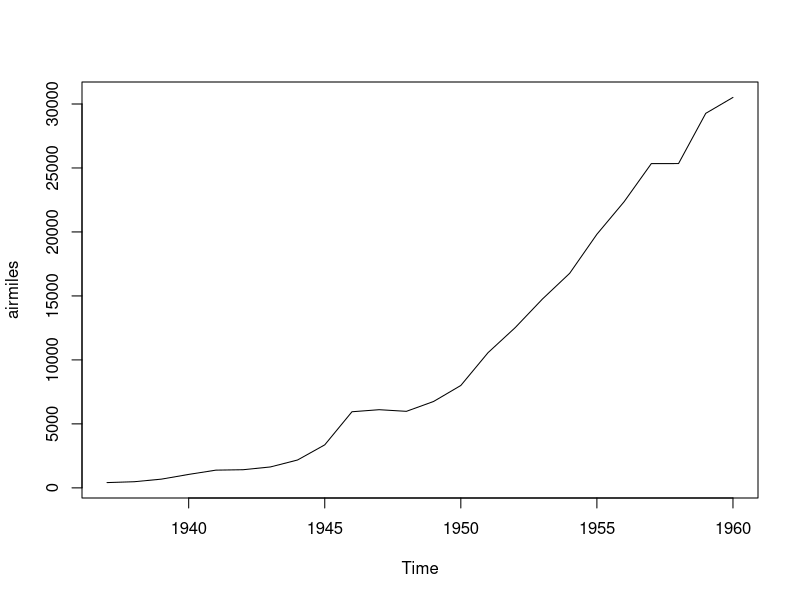
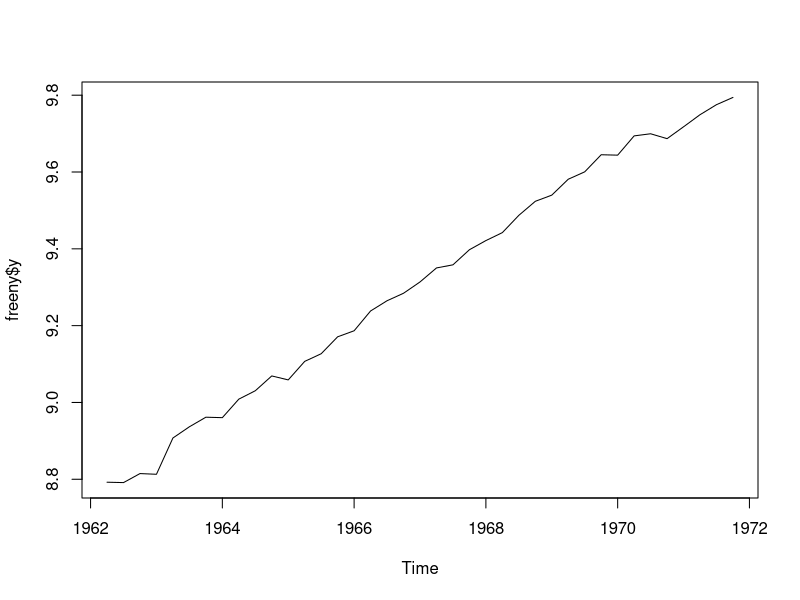
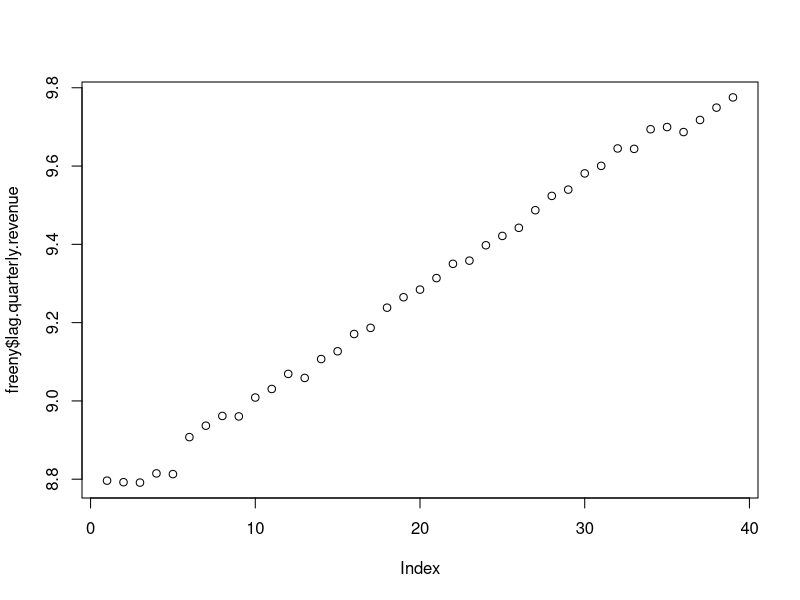
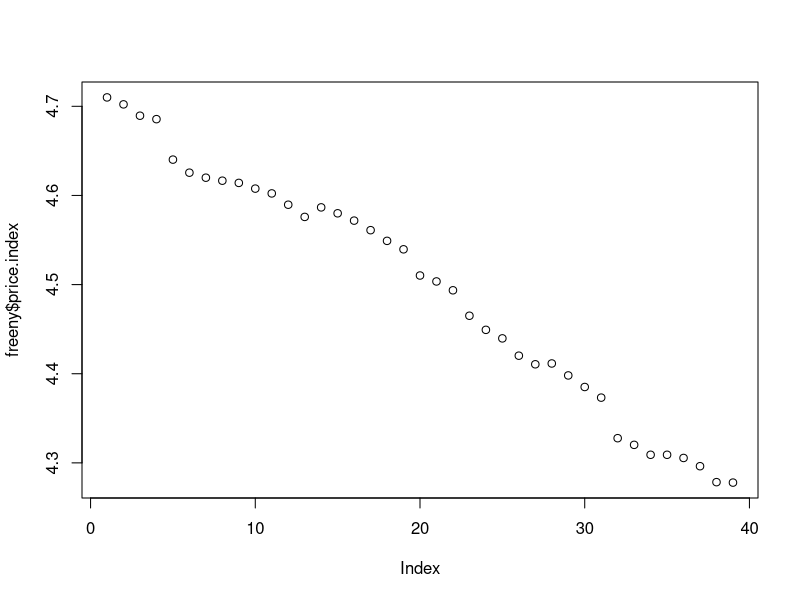
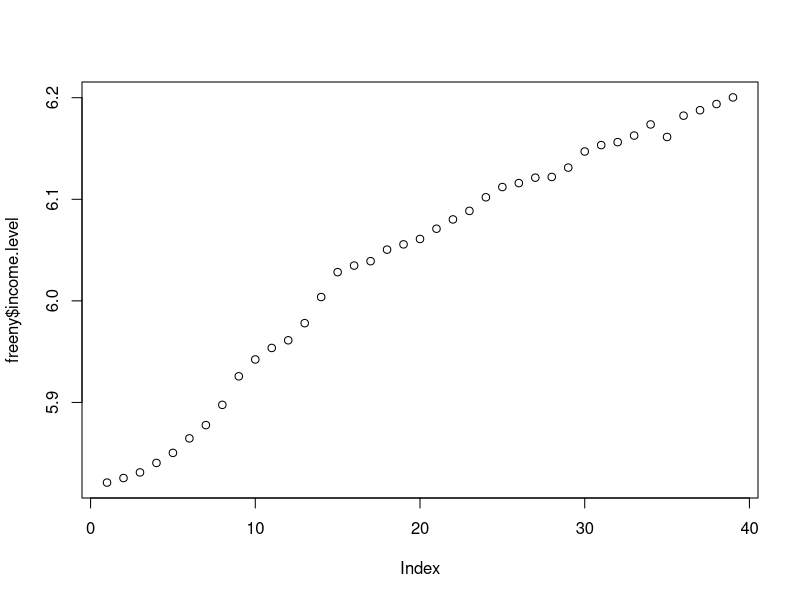
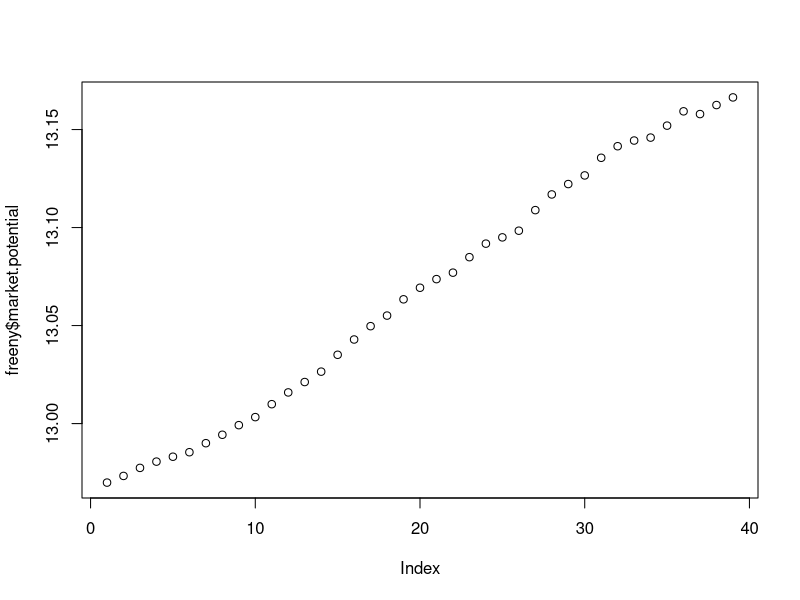
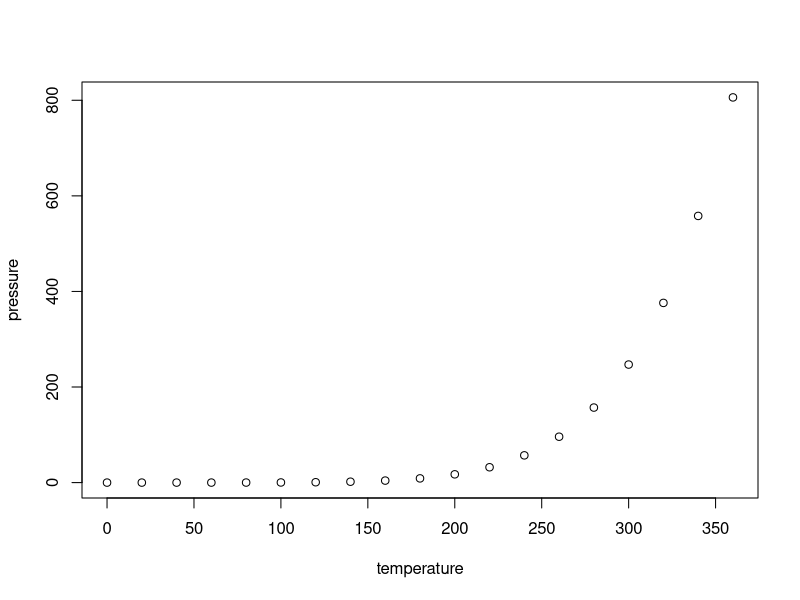
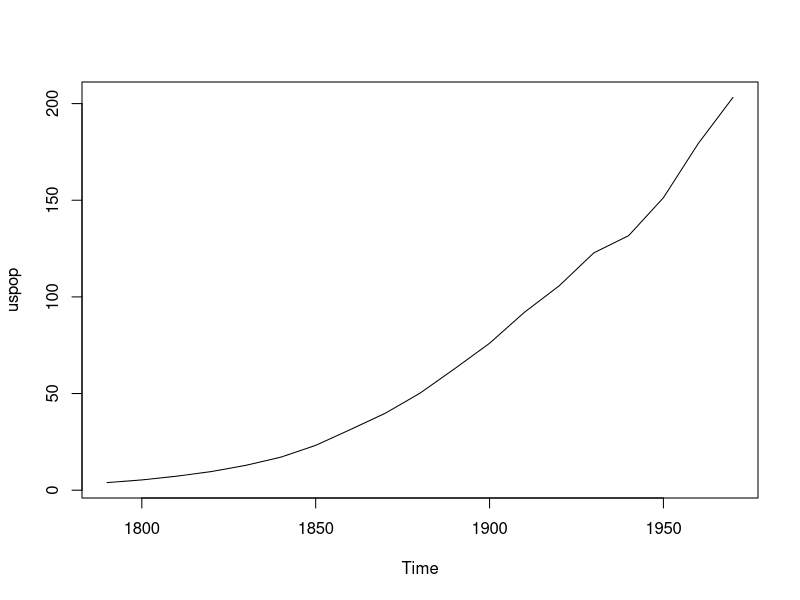

Recreate these plots in R, in order.
# довідка lm() та nls()
?lm
?nls

# завантажуємо дані до task 2
library(datasets)
data(airmiles)
data(freeny)
data(pressure)
data(uspop)

#task 2.1
summary(airmiles)
plot(airmiles)
airm = lm(airmiles ~ ., data = airmiles) 
airm
summary(airm)

#task 2.2
summary(freeny)
plot(freeny$y)
plot(freeny$lag.quarterly.revenue)
plot(freeny$price.index)
plot(freeny$income.level)
plot(freeny$market.potential)
freenym = lm(y ~ ., data = freeny) 
freenym

#task 2.3
summary(pressure)
cor(pressure$temperature, pressure$pressure)
plot(pressure)
xdata = pressure$temperature
ydata = pressure$pressure
result=nls(ydata~a*exp(xdata)+b,start=list(a=1,b=1))
result

#task 2.4
summary(uspop)
plot(uspop)
uspopm = lm(uspop ~ ., data = uspop) 
uspopm


# task 3
x=c(1,3,6,8,9,10,11,12,14,16,17,18,20,22,23,24,25,27,29,30)
y=c(-26,-18,-6,2,6,10,14,18,26,34,38,42,50,58,62,66,70,78,86,90)
plot(x, y)
cor(x, y)
lm(x~y)
